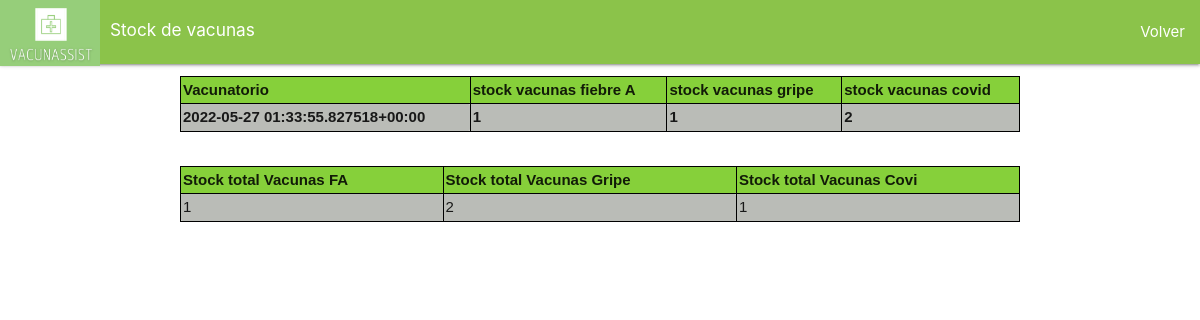
The app's page /sumarTotales/, older data.
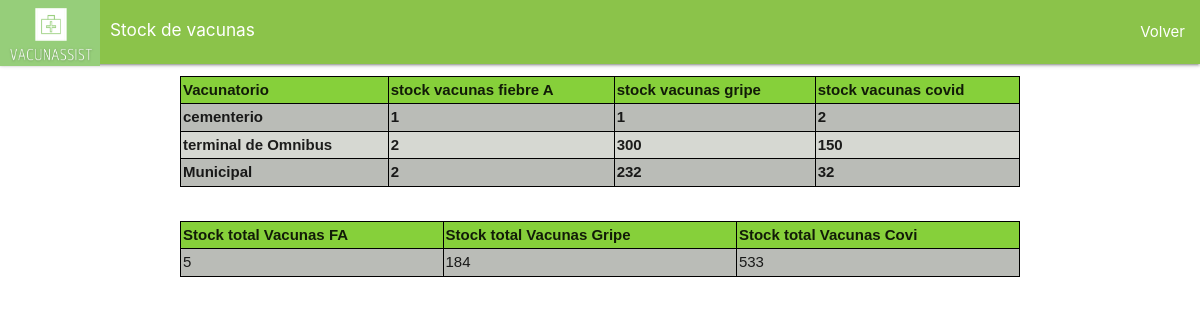
The same page, newer data.
### main/models.py (models this page shows, shortened)
class Vacunatorio(models.Model):
    administrador_nombre= models.CharField(max_length=100)
    vacunatorio_zona= models.CharField(max_length=100)
    stock_vac_fa=models.IntegerField()
    stock_vac_covid=models.IntegerField()
    stock_vac_gripe=models.IntegerField()

### main/views.py (the view)
# urls.py: path('sumarTotales/' , views.sumarTotales, name= "sumarTotales"),
def sumarTotales(request):
    VacunatorioList= Vacunatorio.objects.all()
    totalVFA = 0
    totalVG= 0
    totalVC= 0
    for v in VacunatorioList:
        totalVFA = totalVFA + v.stock_vac_fa
    for v in VacunatorioList:
        totalVG = totalVG + v.stock_vac_gripe
    for v in VacunatorioList:
        totalVC = totalVC + v.stock_vac_covid
    return render(request,"main/pruebas.html",{"vacunasFA":totalVFA,"vacunasG":totalVG,"vacunasC":totalVC,"Vacunatorios":VacunatorioList})

### main/templates/main/pruebas.html (shortened to what this page needs)
<!DOCTYPE html>
{% load static %}
<html lang="en" dir="ltr">
  <head>
        <link rel="stylesheet" href="https://cdnjs.cloudflare.com/ajax/libs/materialize/1.0.0/css/materialize.min.css">
        <link type='text/css' href="{% static 'css/estilo.css' %}" rel="stylesheet" />
    <nav>
        <div class="nav-wrapper  light-green">
          <a href="/" class="brand-logo">
            <img src="{% static 'imagenes/Logo_VacunAssist_recortado.png' %}" class="img-fluid" width="100" height="66">
          <div class="right"  style="margin: 9px 0px 0px 10px">
            <h6>Stock de vacunas</h6>
            </div>
          </a>
          <ul id="nav-mobile" class="right hide-on-med"></a>
            <li><a href="/login/">Volver</a></li>
          </ul>
        </div>
      </nav>
  </head>
  <body bgcolor="FFFFFF">
        <table id:"tableUsers" style="background-color:#D6D8D2; margin: 0 auto;">
          <caption >
          </caption>
          <tr style="background-color:#86D03A">
              <th>Vacunatorio </th>
              <th>stock vacunas fiebre A</th>
              <th>stock vacunas gripe</th>
              <th>stock vacunas covid</th>
          </tr>
        <div class="vacunadores">
          {% for v in Vacunatorios %}
              <div class="Vacunador">
                <tr style="background-color:#CBCBCB, #B0B0B0">
                  <th>{{v.vacunatorio_zona}} </th>
                  <th>{{v.stock_vac_fa}}</th>
                  <th>{{v.stock_vac_covid}}</th>
                  <th>{{v.stock_vac_gripe}}</th>
                </tr>
              </div>
          {% endfor %}
        </div>
      </table>
      <br>
        <table id:"tableUsers" style="background-color:#D6D8D2; margin: 0 auto;">
          <caption >
          </caption>
          <tr style="background-color:#86D03A">
              <th> Stock total Vacunas FA </th>
              <th>Stock total Vacunas Gripe</th>
              <th>Stock total Vacunas Covi</th>
          </tr>
          <div class="administradores">
            <div class="Administrador">
              <tr style="background-color:#CBCBCB, #B0B0B0">
                <td>{{vacunasFA}} </td>
                <td> {{vacunasG}}</td>
                <td>{{vacunasC}}</td>
             </tr>
            </div>
          </div>
        </table>
  </body>
</html>

### main/templates/main/pruebas.html (style rules this page uses)
table { font-family: arial, sans-serif; border-collapse: collapse; width: 70%; }
td, th { border: 1px solid #000000; text-align: left; padding: 2px; }
tr:nth-child(even) { background-color: #BABCB7; }

Row changes from the older to the newer data that the page shows:
changed Vacunatorio: vacunatorio_zona "2022-05-27 01:33:55.827518+00:00" → "cementerio"
added Vacunatorio: vacunatorio_zona "terminal de Omnibus", stock_vac_fa "2", stock_vac_covid "300", stock_vac_gripe "150"
added Vacunatorio: vacunatorio_zona "Municipal", stock_vac_fa "2", stock_vac_covid "232", stock_vac_gripe "32"
Text that changed along with them:
{{ vacunasFA }}: "1" → "5"
{{ vacunasG }}: "2" → "184"
{{ vacunasC }}: "1" → "533"
